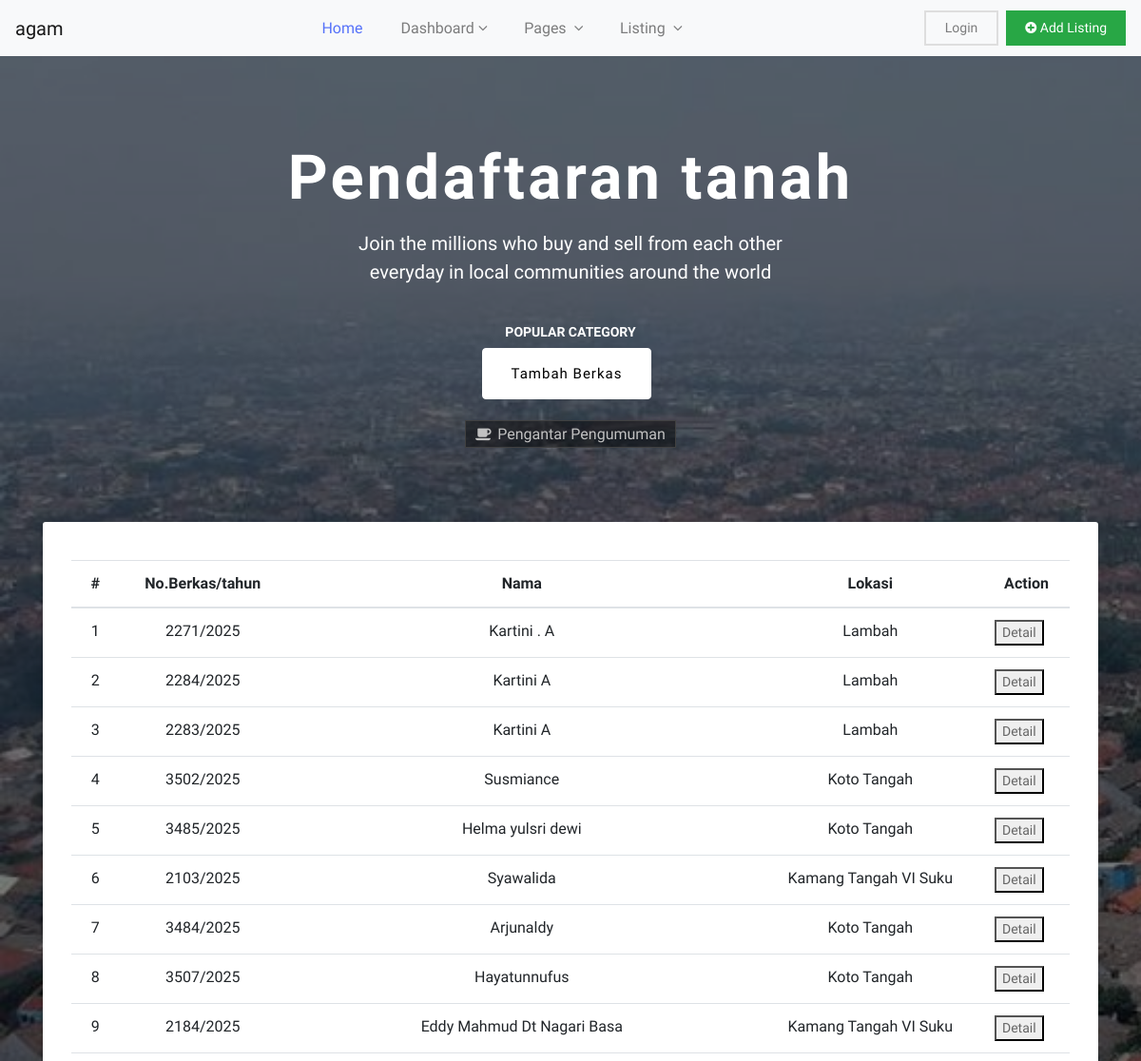
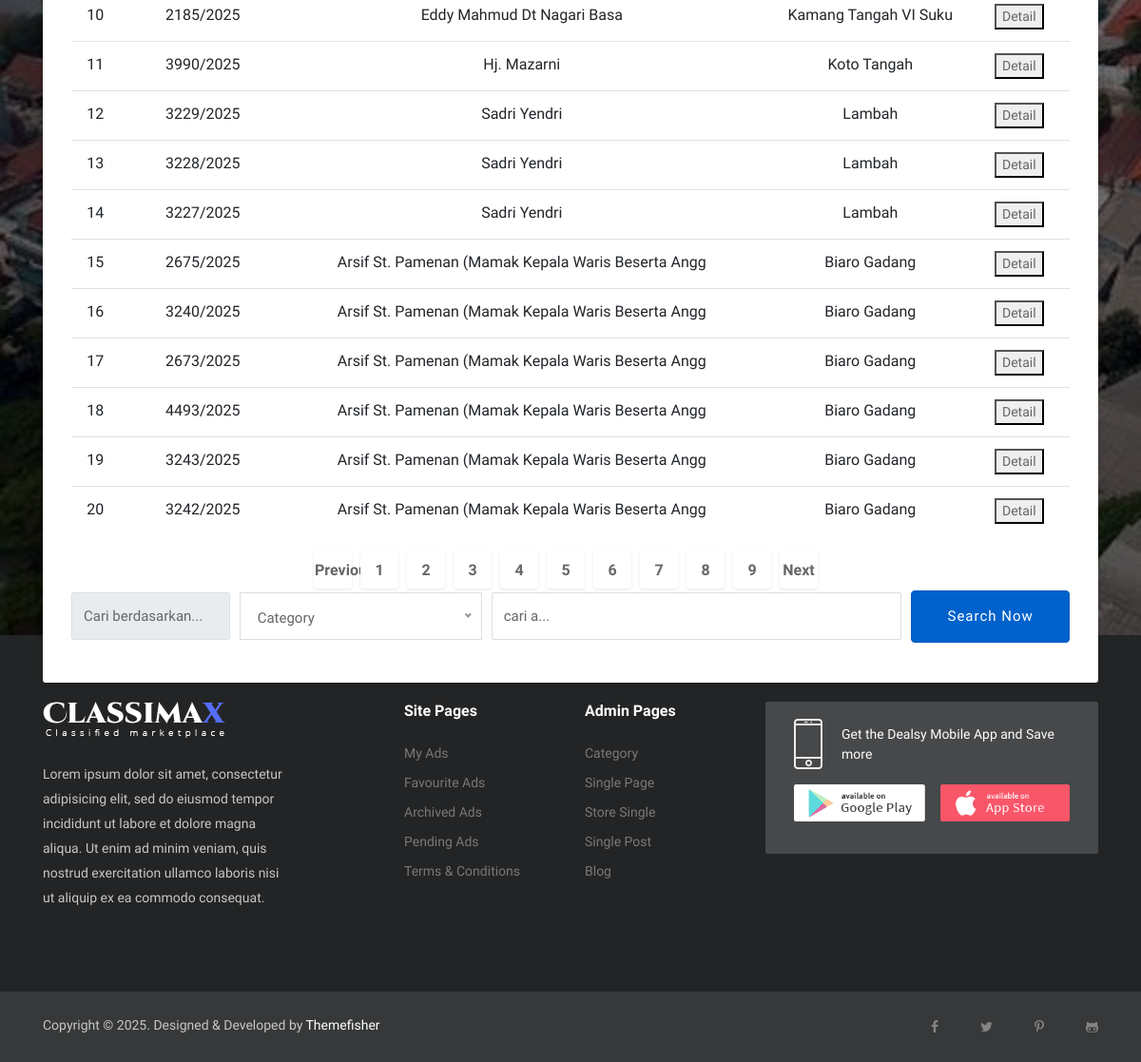
/app/s/index.php, run on the app's committed database (2 pictures, top to bottom).
### tables this page shows
CREATE TABLE `berkas_ptsl` (
  `id` int(11) NOT NULL,
  `nomor_berkas` int(11) DEFAULT NULL,
  `tahun` int(11) DEFAULT NULL,
  `akun_id` int(11) DEFAULT NULL,
  `id_format` int(11) DEFAULT NULL,
  `nama_pemohon` varchar(50) DEFAULT NULL,
  `nik` varchar(20) DEFAULT NULL,
  `tanggal_lahir` date DEFAULT NULL,
  `pekerjaan` varchar(50) DEFAULT NULL,
  `desa_nagari` varchar(50) DEFAULT NULL,
  `alamat` varchar(50) DEFAULT NULL,
  `kecamatan` varchar(50) DEFAULT NULL,
  `tanggal_pbb` date DEFAULT NULL,
  `tanggal_surat_peng_fisik` date DEFAULT NULL,
  `nomor_surat_keterangan_wn` varchar(60) DEFAULT NULL,
  `tanggal_surat_keterangan_wn` date DEFAULT NULL,
  `jenis_peristiwa` varchar(50) DEFAULT NULL,
  `tanggal_peristiwa` date DEFAULT NULL,
  `nib` varchar(30) NOT NULL,
  `waktu_entri` timestamp NOT NULL DEFAULT current_timestamp() ON UPDATE current_timestamp()
);

### app/s/index.php (the view, shortened to what this page needs)
<!DOCTYPE html>
<html lang="en">
<head>
<?php include("inc/head.php") ?>
</head>
<body class="body-wrapper">
<?php include("inc/header.php") ?>
<section class="hero-area bg-1 text-center overly">
	<div class="container">
		<div class="row">
			<div class="col-md-12">
				<div class="content-block">
					<h1>Pendaftaran tanah </h1>
					<p>Join the millions who buy and sell from each other <br> everyday in local communities around the world</p>
					<div class="short-popular-category-list text-center">
						<h2>Popular Category</h2>
						<li class="list-inline-item"><a class="btn btn-secondary" href="berkas-tambah.php">Tambah Berkas</a></li>
						<ul class="list-inline">
							<li class="list-inline-item">
								<a href="#" data-toggle="modal" data-target="#exampleModal" style="font-size: 12pt; background-color: rgba(0, 0, 0, 0.46);">
									<i class="fa fa-coffee"></i> Pengantar Pengumuman</a></li>
						</ul>
					</div>
				</div>
				<div class="advance-search">
					<div class="container">
						<div class="row justify-content-center">
							<div class="col-lg-12 col-md-12 align-content-center">
								<table class="table">
								  <thead>
								    <tr>
								      <th scope="col">#</th>
								      <th scope="col">No.Berkas/tahun</th>
								      <th scope="col">Nama</th>
								      <th scope="col">Lokasi</th>
								      <th scope="col">Action</th>
								    </tr>
								  </thead>
								  <tbody>
								    <?php
								    include 'inc/koneksi.php';
                $batas = 20;
                $halaman = isset($_GET['halaman']) ? (int)$_GET['halaman'] : 1;
                $halaman_awal = ($halaman > 1) ? ($halaman * $batas) - $batas : 0;
                $previous = $halaman - 1;
                $next = $halaman + 1;
                $data = mysqli_query($koneksi, "select id from berkas_ptsl");
                $jumlah_data = mysqli_num_rows($data);
                $total_halaman = ceil($jumlah_data / $batas);
                $query = "SELECT id, nomor_berkas, nama_pemohon, desa_nagari, kecamatan, tahun FROM berkas_ptsl ORDER BY waktu_entri DESC limit ?, ?";
                $sql = $koneksi->prepare($query);
                $sql->bind_param("ss", $halaman_awal, $batas);
                $sql->execute();
                $data = $sql->get_result();
                $no = $halaman_awal + 1;
                if ($data->num_rows > 0) {
                  while ($row = $data->fetch_assoc()) {
                    $id = $row['id'];
                    $nomor_berkas = $row['nomor_berkas'];
                    $tahun = $row['tahun'];
                    $nama_pemohon = $row['nama_pemohon'];
                    $nagari = $row['desa_nagari'];
                ?>
                    <tr>
                      <td><?php echo $no++; ?></td>
                      <td><?php echo $nomor_berkas . "/" . $tahun; ?></td>
                      <td><?php echo $nama_pemohon ?></td>
                      <td><?php echo $nagari ?></td>
                      <td>
                        <a href="berkas-edit.php?id=<?php echo base64_encode($id) ?>"><button type="button" class="">Detail</button></a>
                      </td>
                    </tr>
                  <?php }
                } else { ?>
                  <tr>
                    <td colspan='5'>Tidak ada data ditemukan</td>
                  </tr>
                <?php } ?>
              </tbody>
            </table>
            <nav>
              <ul class="pagination justify-content-center">
                <li class="page-item">
                  <a class="page-link" <?php if ($halaman > 1) {
                                          echo "href='?halaman=$previous'";
                                        } ?>>Previous</a>
                </li>
                <?php
                for ($x = 1; $x <= $total_halaman; $x++) {
                ?>
                  <li class="page-item"><a class="page-link" href="?halaman=<?php echo $x ?>"><?php echo $x; ?></a></li>
                <?php
                }
                ?>
                <li class="page-item">
                  <a class="page-link" <?php if ($halaman < $total_halaman) {
                                          echo "href='?halaman=$next'";
                                        } ?>>Next</a>
                </li>
              </ul>
            </nav>
								<form action="berkas-cari.php" method="get">
									<div class="form-row">
										<div class="form-group col-xl-2 col-lg-3 col-md-6">
											<input type="text" class="form-control my-2 my-lg-1" id="inputtext4"
												placeholder="Cari berdasarkan..." disabled>
										</div>
										<div class="form-group col-lg-3 col-md-6">
										</div>
										<div class="form-group col-lg-5 col-md-6">
											<input type="text" class="form-control my-2 my-lg-1" id="inputLocation4" name="cari" placeholder="cari a..." required>
										</div>
										<div class="form-group col-xl-2 col-lg-3 col-md-6 align-self-center">
											<button type="submit" class="btn btn-primary active w-100">Search Now</button>
										</div>
									</div>
								</form>
							</div>
						</div>
					</div>
				</div>
			</div>
		</div>
	</div>
</section>
<?php include("inc/footer.php") ?>
</body>
</html>

### app/s/inc/head.php (shortened to what this page needs)
<link href="plugins/bootstrap/bootstrap.min.css" rel="stylesheet">
<link href="plugins/bootstrap/bootstrap-slider.css" rel="stylesheet">
<link href="plugins/font-awesome/css/font-awesome.min.css" rel="stylesheet">
<link href="plugins/slick/slick.css" rel="stylesheet">
<link href="plugins/slick/slick-theme.css" rel="stylesheet">
<link href="plugins/jquery-nice-select/css/nice-select.css" rel="stylesheet">
<link href="css/style.css" rel="stylesheet">

### app/s/inc/header.php (shortened to what this page needs)
<header>
	<div class="container">
		<div class="row">
			<div class="col-md-12">
				<div class="mb-4" style="background-color: rgba(255, 255, 255, 0.5)">
		</div>
				<nav class="navbar navbar-expand-lg navbar-light fixed-top bg-light">
					<a class="navbar-brand" href="index.php">
						agam
					</a>
					<div class="collapse navbar-collapse" id="navbarSupportedContent">
						<ul class="navbar-nav ml-auto main-nav ">
							<li class="nav-item active">
								<a class="nav-link" href="index.php">Home</a>
							</li>
							<li class="nav-item dropdown dropdown-slide @@dashboard">
								<a class="nav-link dropdown-toggle" data-toggle="dropdown" href="#!">Dashboard<span><i class="fa fa-angle-down"></i></span>
								</a>
							</li>
							<li class="nav-item dropdown dropdown-slide @@pages">
								<a class="nav-link dropdown-toggle" href="#" data-toggle="dropdown" aria-haspopup="true" aria-expanded="false">
									Pages <span><i class="fa fa-angle-down"></i></span>
								</a>
							</li>
							<li class="nav-item dropdown dropdown-slide @@listing">
								<a class="nav-link dropdown-toggle" href="#!" data-toggle="dropdown" aria-haspopup="true" aria-expanded="false">
									Listing <span><i class="fa fa-angle-down"></i></span>
								</a>
							</li>
						</ul>
						<ul class="navbar-nav ml-auto mt-10">
							<li class="nav-item">
								<a class="nav-link login-button" href="#">Login</a>
							</li>
							<li class="nav-item">
								<a class="nav-link text-white add-button" href="#"><i class="fa fa-plus-circle"></i> Add Listing</a>
							</li>
						</ul>
					</div>
				</nav>
			</div>
		</div>
	</div>
</header>

### app/s/inc/footer.php (shortened to what this page needs)
<footer class="footer section section-sm">
  <div class="container">
    <div class="row">
      <div class="col-lg-3 col-md-7 offset-md-1 offset-lg-0 mb-4 mb-lg-0">
        <div class="block about">
          <img src="images/logo-footer.png" alt="logo">
          <p class="alt-color">Lorem ipsum dolor sit amet, consectetur adipisicing elit, sed do eiusmod tempor
            incididunt ut labore et dolore magna aliqua. Ut enim ad minim veniam, quis nostrud exercitation ullamco
            laboris nisi ut aliquip ex ea commodo consequat.</p>
        </div>
      </div>
      <div class="col-lg-2 offset-lg-1 col-md-3 col-6 mb-4 mb-lg-0">
        <div class="block">
          <h4>Site Pages</h4>
          <ul>
            <li><a href="#">My Ads</a></li>
            <li><a href="#">Favourite Ads</a></li>
            <li><a href="#">Archived Ads</a></li>
            <li><a href="#">Pending Ads</a></li>
            <li><a href="#">Terms & Conditions</a></li>
          </ul>
        </div>
      </div>
      <div class="col-lg-2 col-md-3 offset-md-1 offset-lg-0 col-6 mb-4 mb-md-0">
        <div class="block">
          <h4>Admin Pages</h4>
          <ul>
            <li><a href="#">Category</a></li>
            <li><a href="#">Single Page</a></li>
            <li><a href="#">Store Single</a></li>
            <li><a href="#">Single Post</a>
            </li>
            <li><a href="#">Blog</a></li>
          </ul>
        </div>
      </div>
      <div class="col-lg-4 col-md-7">
        <div class="block-2 app-promotion">
          <div class="mobile d-flex  align-items-center">
            <a href="#">
              <img src="images/footer/phone-icon.png" alt="mobile-icon">
            </a>
            <p class="mb-0">Get the Dealsy Mobile App and Save more</p>
          </div>
          <div class="download-btn d-flex my-3">
            <a href="#"><img src="images/apps/google-play-store.png" class="img-fluid" alt=""></a>
            <a href="#" class=" ml-3"><img src="images/apps/apple-app-store.png" class="img-fluid" alt=""></a>
          </div>
        </div>
      </div>
    </div>
  </div>
</footer>
<footer class="footer-bottom">
  <div class="container">
    <div class="row">
      <div class="col-lg-6 text-center text-lg-left mb-3 mb-lg-0">
        <div class="copyright">
          <p>Copyright &copy; . Designed & Developed by <a class="text-white" href="https://themefisher.com">Themefisher</a></p>
        </div>
      </div>
      <div class="col-lg-6">
        <ul class="social-media-icons text-center text-lg-right">
          <li><a class="fa fa-facebook" href="https://www.facebook.com/themefisher"></a></li>
          <li><a class="fa fa-twitter" href="https://www.twitter.com/themefisher"></a></li>
          <li><a class="fa fa-pinterest-p" href="https://www.pinterest.com/themefisher"></a></li>
          <li><a class="fa fa-github-alt" href="https://www.github.com/themefisher"></a></li>
        </ul>
      </div>
    </div>
  </div>
</footer>

### app/s/css/style.css (style rules this page uses)
body { line-height: 1.5; font-family: "Muli", sans-serif; }
p, li, input, select, button { font-family: "Muli", sans-serif; color: #666; font-size: 14px; font-weight: 400; }
h1, h2, h3, h4, h5, h6 { font-family: "Muli", sans-serif; font-weight: 600; color: #333; }
p { color: #666; }
h1 { font-size: 35px; }
h2 { font-size: 25px; }
h4 { font-size: 18px; }
p { color: #888; }
ul.pagination li { margin-right: 10px; }
ul.pagination li a { border-radius: 3px !important; font-size: 16px; padding: 0; height: 50px; width: 50px; line-height: 50px; text-align: center; border-color: transparent; box-shadow: 0px 1px 3px 0px rgba(0, 0, 0, 0.1); color: #666; }
ol, ul { margin: 0; padding: 0; list-style: none; }
a { transition: all 0.3s ease-in 0s; color: #000; }
.form-control { border-radius: 2px; height: 50px; background-color: transparent; color: #666; box-shadow: none; font-size: 15px; }
.w-100 { width: 100%; }
button { cursor: pointer; }
.section { padding: 100px 0; }
.section-sm { padding: 70px 0; }
.overly { position: relative; }
.overly:before { content: ""; background: rgba(0, 0, 0, 0.51); position: absolute; top: 0; left: 0; right: 0; bottom: 0; }
.btn { font-size: 15px; letter-spacing: 1px; display: inline-block; padding: 15px 30px; border-radius: 4px; }
.btn-secondary { background: #fff; color: #000; border-color: #fff; }
.alt-color { color: #c7c7c7; }
ul.pagination li a { font-weight: 600; border-radius: 3px !important; font-size: 16px; padding: 0; height: 40px; width: 40px; line-height: 40px; text-align: center; border-color: transparent; box-shadow: 0px 1px 3px 0px rgba(0, 0, 0, 0.1); color: #666; }
.bg-light { background: #fff; }
.bg-1 { background: url("../images/home/hero.jpg"); background-size: cover; background-repeat: no-repeat; }
.login-button { border: 2px solid #dedede; margin-right: 8px; padding: 6px 20px !important; }
.add-button { background: #28a745; color: #fff; padding: 8px 20px !important; display: inline-block; }
.main-nav .nav-item .nav-link { font-size: 16px; line-height: 43px; padding: 0 20px; }
.main-nav .nav-item .nav-link span { margin-left: 4px; }
.main-nav .nav-item .nav-link.dropdown-toggle { padding-right: 10px; }
.main-nav .nav-item .dropdown-toggle::after { border: none; }
.main-nav .nav-item.active .nav-link { color: #5672f9; }
.nav-item.dropdown { position: relative; }
@media (min-width: 992px) { .dropdown-slide { position: static; } }
.hero-area .content-block h1, .hero-area-2 .content-block h1 { color: #fff; font-size: 65px; font-weight: bold; letter-spacing: 0.05em; margin-bottom: 15px; }
.hero-area .content-block p, .hero-area-2 .content-block p { color: #fff; font-size: 20px; }
.hero-area { padding: 100px 0 0; }
.hero-area .content-block { padding-bottom: 80px; }
.hero-area .advance-search { background: #fff; padding: 40px 15px 25px 15px; border-radius: 3px; margin-bottom: -50px; box-shadow: -1px 3px 6px rgba(0, 0, 0, 0.12); }
.hero-area .advance-search .form-control { border-color: #dedede; }
.hero-area .advance-search button { display: block; }
.short-popular-category-list { margin-top: 40px; }
.short-popular-category-list h2 { font-size: 14px; text-transform: uppercase; font-weight: bold; color: #fff; }
.short-popular-category-list ul { margin-top: 10px; }
.short-popular-category-list ul li { margin: 0 2px; margin-top: 15px; }
.short-popular-category-list ul li a { border: 1px solid #404040; color: #c1c1c1; font-weight: 200; padding: 4px 10px; font-size: 12px; }
.short-popular-category-list ul li a i { margin-right: 2px; }
.footer { background: #232425; }
.footer .block h4 { color: #fff; font-size: 16px; margin-bottom: 25px; }
.footer .block.about img { margin-bottom: 25px; }
.footer .block.about p { line-height: 26px; }
.footer .block ul li { margin-bottom: 10px; }
.footer .block ul li a { display: block; font-size: 14px; color: #797979; }
.footer .block-2 { padding: 18px 30px; background: #46484A; border-radius: 2px; }
.footer .block-2.app-promotion { margin-bottom: 20px; }
.footer .block-2.app-promotion p { margin-left: 20px; color: #fff; }
.footer-bottom { position: relative; background: #363839; padding: 25px 0; }
.footer-bottom .copyright p { color: #c7c7c7; margin-bottom: 0; }
.footer-bottom .social-media-icons { margin-right: -20px; }
.footer-bottom .social-media-icons li { display: inline-block; }
.footer-bottom .social-media-icons li a { color: #848484; padding: 0 20px; }

### data on the page
berkas_ptsl: nomor_berkas "2271", tahun "2025", nama_pemohon "Kartini . A", desa_nagari "Lambah"
berkas_ptsl: nomor_berkas "2284", tahun "2025", nama_pemohon "Kartini A", desa_nagari "Lambah"
berkas_ptsl: nomor_berkas "2283", tahun "2025", nama_pemohon "Kartini A", desa_nagari "Lambah"
berkas_ptsl: nomor_berkas "3502", tahun "2025", nama_pemohon "Susmiance", desa_nagari "Koto Tangah"
berkas_ptsl: nomor_berkas "3485", tahun "2025", nama_pemohon "Helma yulsri dewi", desa_nagari "Koto Tangah"
berkas_ptsl: nomor_berkas "2103", tahun "2025", nama_pemohon "Syawalida", desa_nagari "Kamang Tangah VI Suku"
berkas_ptsl: nomor_berkas "3484", tahun "2025", nama_pemohon "Arjunaldy", desa_nagari "Koto Tangah"
berkas_ptsl: nomor_berkas "3507", tahun "2025", nama_pemohon "Hayatunnufus", desa_nagari "Koto Tangah"
berkas_ptsl: nomor_berkas "2184", tahun "2025", nama_pemohon "Eddy Mahmud Dt Nagari Basa", desa_nagari "Kamang Tangah VI Suku"
berkas_ptsl: nomor_berkas "2185", tahun "2025", nama_pemohon "Eddy Mahmud Dt Nagari Basa", desa_nagari "Kamang Tangah VI Suku"
berkas_ptsl: nomor_berkas "3990", tahun "2025", nama_pemohon "Hj. Mazarni", desa_nagari "Koto Tangah"
berkas_ptsl: nomor_berkas "3229", tahun "2025", nama_pemohon "Sadri Yendri", desa_nagari "Lambah"
berkas_ptsl: nomor_berkas "3228", tahun "2025", nama_pemohon "Sadri Yendri", desa_nagari "Lambah"
berkas_ptsl: nomor_berkas "3227", tahun "2025", nama_pemohon "Sadri Yendri", desa_nagari "Lambah"
berkas_ptsl: nomor_berkas "2675", tahun "2025", nama_pemohon "Arsif St. Pamenan (Mamak Kepala Waris Beserta Angg", desa_nagari "Biaro Gadang"
berkas_ptsl: nomor_berkas "3240", tahun "2025", nama_pemohon "Arsif St. Pamenan (Mamak Kepala Waris Beserta Angg", desa_nagari "Biaro Gadang"
berkas_ptsl: nomor_berkas "2673", tahun "2025", nama_pemohon "Arsif St. Pamenan (Mamak Kepala Waris Beserta Angg", desa_nagari "Biaro Gadang"
berkas_ptsl: nomor_berkas "4493", tahun "2025", nama_pemohon "Arsif St. Pamenan (Mamak Kepala Waris Beserta Angg", desa_nagari "Biaro Gadang"
berkas_ptsl: nomor_berkas "3243", tahun "2025", nama_pemohon "Arsif St. Pamenan (Mamak Kepala Waris Beserta Angg", desa_nagari "Biaro Gadang"
berkas_ptsl: nomor_berkas "3242", tahun "2025", nama_pemohon "Arsif St. Pamenan (Mamak Kepala Waris Beserta Angg", desa_nagari "Biaro Gadang"
